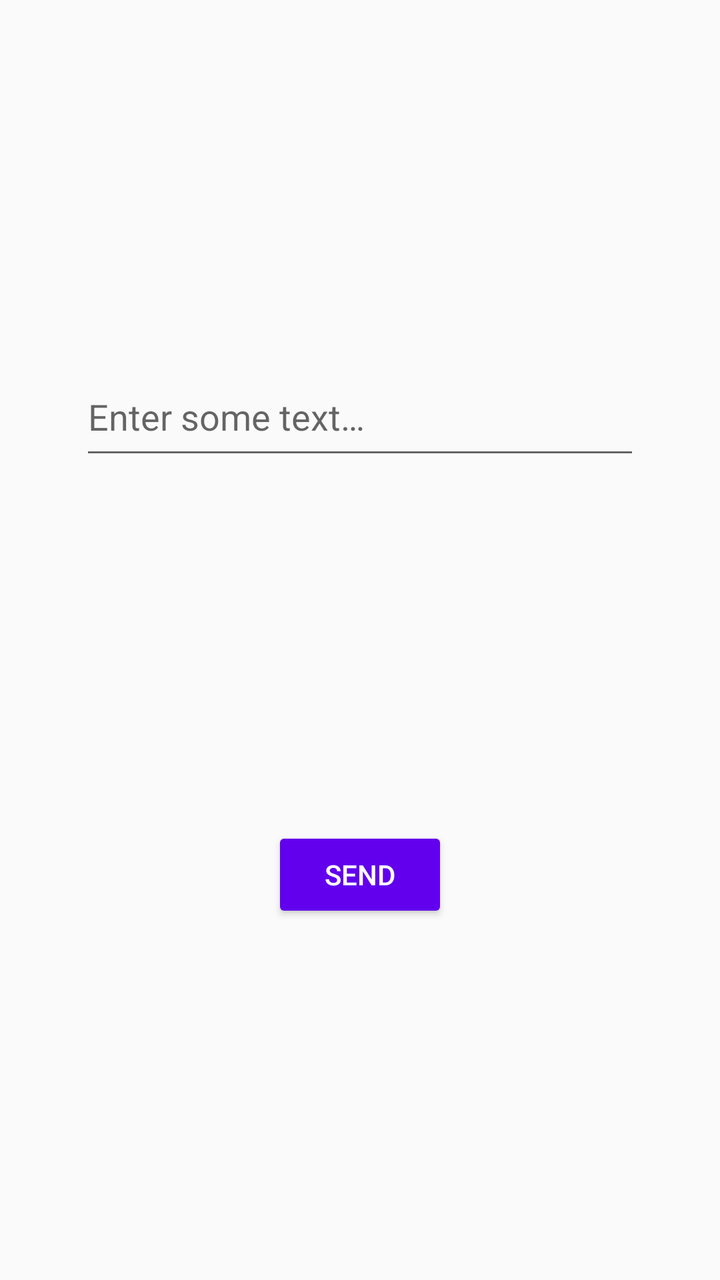
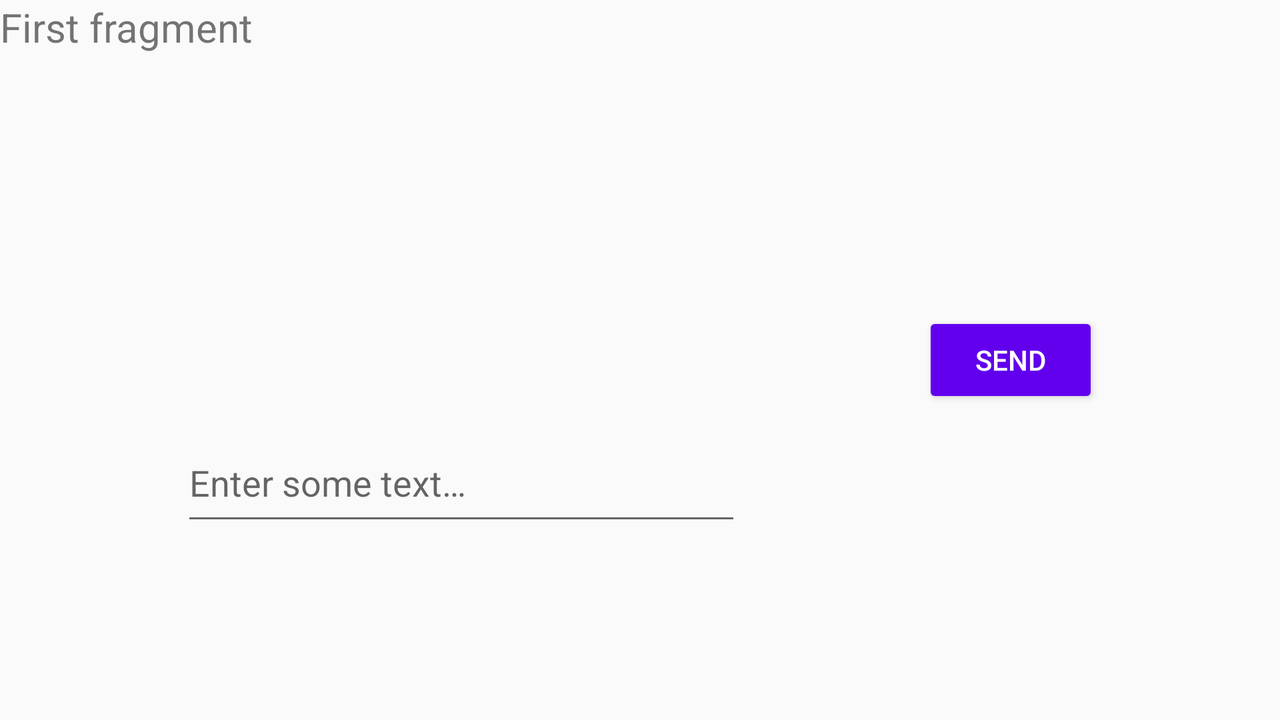

An Android layout and its configuration variant, each rendered on a device that would load it. The default file and the variant file are quoted in full after the pictures.
<!-- AndroidManifest.xml: application theme Theme.TestApp -->
<!-- res/layout/fragment_first.xml -->
<?xml version="1.0" encoding="utf-8"?>
<androidx.constraintlayout.widget.ConstraintLayout xmlns:android="http://schemas.android.com/apk/res/android"
    xmlns:app="http://schemas.android.com/apk/res-auto"
    xmlns:tools="http://schemas.android.com/tools"
    android:layout_width="match_parent"
    android:layout_height="match_parent"
    tools:context=".fragment.FirstFragment">

    <androidx.appcompat.widget.AppCompatEditText
        android:id="@+id/edit_text_fragment_second_title"
        android:layout_width="@dimen/default_edit_text_width"
        android:layout_height="@dimen/default_edit_text_height"
        android:hint="@string/enter_some_text"
        app:layout_constraintBottom_toTopOf="@id/button_fragment_second_send"
        app:layout_constraintEnd_toEndOf="parent"
        app:layout_constraintStart_toStartOf="parent"
        app:layout_constraintTop_toTopOf="parent" />

    <androidx.appcompat.widget.AppCompatButton
        android:id="@+id/button_fragment_second_send"
        style="@style/AppButton"
        android:layout_width="wrap_content"
        android:layout_height="wrap_content"
        android:text="@string/button_send"
        app:layout_constraintBottom_toBottomOf="parent"
        app:layout_constraintEnd_toEndOf="parent"
        app:layout_constraintStart_toStartOf="parent"
        app:layout_constraintTop_toBottomOf="@id/edit_text_fragment_second_title" />

</androidx.constraintlayout.widget.ConstraintLayout>
<!-- resources referenced by this layout -->
<resources>
  <dimen name="default_edit_text_height">56dp</dimen>
  <dimen name="default_edit_text_width">280dp</dimen>
  <string name="button_send">Send</string>
  <string name="enter_some_text">Enter some text…</string>
  <style name="AppButton" parent="Widget.AppCompat.Button.Colored">
          <item name="android:backgroundTint">?attr/colorPrimary</item>
          <item name="android:textColor">@android:color/white</item>
      </style>
  <style name="Theme.TestApp" parent="Theme.AppCompat.DayNight.NoActionBar">
          
          <item name="colorPrimary">@color/colorPrimary</item>
          <item name="colorPrimaryVariant">@color/purple_700</item>
          <item name="colorOnPrimary">@color/white</item>
          
          <item name="colorSecondary">@color/teal_200</item>
          <item name="colorSecondaryVariant">@color/teal_700</item>
          <item name="colorOnSecondary">@color/black</item>
          
          <item name="android:statusBarColor" tools:targetApi="l">?attr/colorPrimaryVariant</item>
          
          <item name="android:actionOverflowButtonStyle">@style/ActionButtonOverflow</item>
      </style>
  <style name="ActionButtonOverflow" parent="Widget.AppCompat.ActionButton.Overflow">
          <item name="android:src">@drawable/ic_more_vert_white_24dp</item>
      </style>
  <!-- drawable ic_more_vert_white_24dp (drawable) -->
  <?xml version="1.0" encoding="utf-8"?>
  <vector xmlns:android="http://schemas.android.com/apk/res/android"
      android:width="24dp"
      android:height="24dp"
      android:autoMirrored="true"
      android:viewportWidth="24"
      android:viewportHeight="24">
      <path
          android:fillColor="#ffffff"
          android:pathData="M12,8c1.1,0 2,-0.9 2,-2s-0.9,-2 -2,-2 -2,0.9 -2,2 0.9,2 2,2zM12,10c-1.1,0 -2,0.9 -2,2s0.9,2 2,2 2,-0.9 2,-2 -0.9,-2 -2,-2zM12,16c-1.1,0 -2,0.9 -2,2s0.9,2 2,2 2,-0.9 2,-2 -0.9,-2 -2,-2z" />
  </vector>
</resources>
<!-- res/layout-land/fragment_first.xml (the repository's variant of the layout above) -->
<!-- drawn on the phone turned sideways -->
<?xml version="1.0" encoding="utf-8"?>
<androidx.constraintlayout.widget.ConstraintLayout xmlns:android="http://schemas.android.com/apk/res/android"
    xmlns:app="http://schemas.android.com/apk/res-auto"
    xmlns:tools="http://schemas.android.com/tools"
    android:layout_width="match_parent"
    android:layout_height="match_parent"
    tools:context=".fragment.FirstFragment">

    <androidx.appcompat.widget.AppCompatTextView
        android:layout_width="wrap_content"
        android:layout_height="wrap_content"
        android:text="@string/first_fragment"
        android:textSize="@dimen/default_text_size"
        app:layout_constraintStart_toStartOf="parent"
        app:layout_constraintTop_toTopOf="parent" />

    <androidx.appcompat.widget.AppCompatTextView
        android:id="@+id/text_view_fragment_first_show_message"
        android:layout_width="wrap_content"
        android:layout_height="wrap_content"
        android:textSize="@dimen/default_text_size"
        app:layout_constraintBottom_toTopOf="@id/edit_text_fragment_first_message"
        app:layout_constraintEnd_toStartOf="@id/button_fragment_first_send"
        app:layout_constraintStart_toStartOf="parent"
        app:layout_constraintTop_toTopOf="parent" />

    <androidx.appcompat.widget.AppCompatEditText
        android:id="@+id/edit_text_fragment_first_message"
        android:layout_width="@dimen/default_edit_text_width"
        android:layout_height="@dimen/default_edit_text_height"
        android:hint="@string/enter_some_text"
        app:layout_constraintBottom_toBottomOf="parent"
        app:layout_constraintEnd_toStartOf="@id/button_fragment_first_send"
        app:layout_constraintStart_toStartOf="parent"
        app:layout_constraintTop_toBottomOf="@id/text_view_fragment_first_show_message" />

    <androidx.appcompat.widget.AppCompatButton
        android:id="@+id/button_fragment_first_send"
        style="@style/AppButton"
        android:layout_width="wrap_content"
        android:layout_height="wrap_content"
        android:text="@string/button_send"
        app:layout_constraintBottom_toBottomOf="parent"
        app:layout_constraintEnd_toEndOf="parent"
        app:layout_constraintStart_toEndOf="@id/edit_text_fragment_first_message"
        app:layout_constraintTop_toTopOf="parent" />

</androidx.constraintlayout.widget.ConstraintLayout>
<!-- resources referenced by the variant -->
<!-- as the phone turned sideways resolves them -->
<resources>
  <dimen name="default_edit_text_height">56dp</dimen>
  <dimen name="default_edit_text_width">280dp</dimen>
  <dimen name="default_text_size">20sp</dimen>
  <string name="button_send">Send</string>
  <string name="enter_some_text">Enter some text…</string>
  <string name="first_fragment">First fragment</string>
  <style name="AppButton" parent="Widget.AppCompat.Button.Colored">
          <item name="android:backgroundTint">?attr/colorPrimary</item>
          <item name="android:textColor">@android:color/white</item>
      </style>
  <style name="Theme.TestApp" parent="Theme.AppCompat.DayNight.NoActionBar">
          
          <item name="colorPrimary">@color/colorPrimary</item>
          <item name="colorPrimaryVariant">@color/purple_700</item>
          <item name="colorOnPrimary">@color/white</item>
          
          <item name="colorSecondary">@color/teal_200</item>
          <item name="colorSecondaryVariant">@color/teal_700</item>
          <item name="colorOnSecondary">@color/black</item>
          
          <item name="android:statusBarColor" tools:targetApi="l">?attr/colorPrimaryVariant</item>
          
          <item name="android:actionOverflowButtonStyle">@style/ActionButtonOverflow</item>
      </style>
  <style name="ActionButtonOverflow" parent="Widget.AppCompat.ActionButton.Overflow">
          <item name="android:src">@drawable/ic_more_vert_white_24dp</item>
      </style>
  <!-- drawable ic_more_vert_white_24dp (drawable) -->
  <?xml version="1.0" encoding="utf-8"?>
  <vector xmlns:android="http://schemas.android.com/apk/res/android"
      android:width="24dp"
      android:height="24dp"
      android:autoMirrored="true"
      android:viewportWidth="24"
      android:viewportHeight="24">
      <path
          android:fillColor="#ffffff"
          android:pathData="M12,8c1.1,0 2,-0.9 2,-2s-0.9,-2 -2,-2 -2,0.9 -2,2 0.9,2 2,2zM12,10c-1.1,0 -2,0.9 -2,2s0.9,2 2,2 2,-0.9 2,-2 -0.9,-2 -2,-2zM12,16c-1.1,0 -2,0.9 -2,2s0.9,2 2,2 2,-0.9 2,-2 -0.9,-2 -2,-2z" />
  </vector>
</resources>
